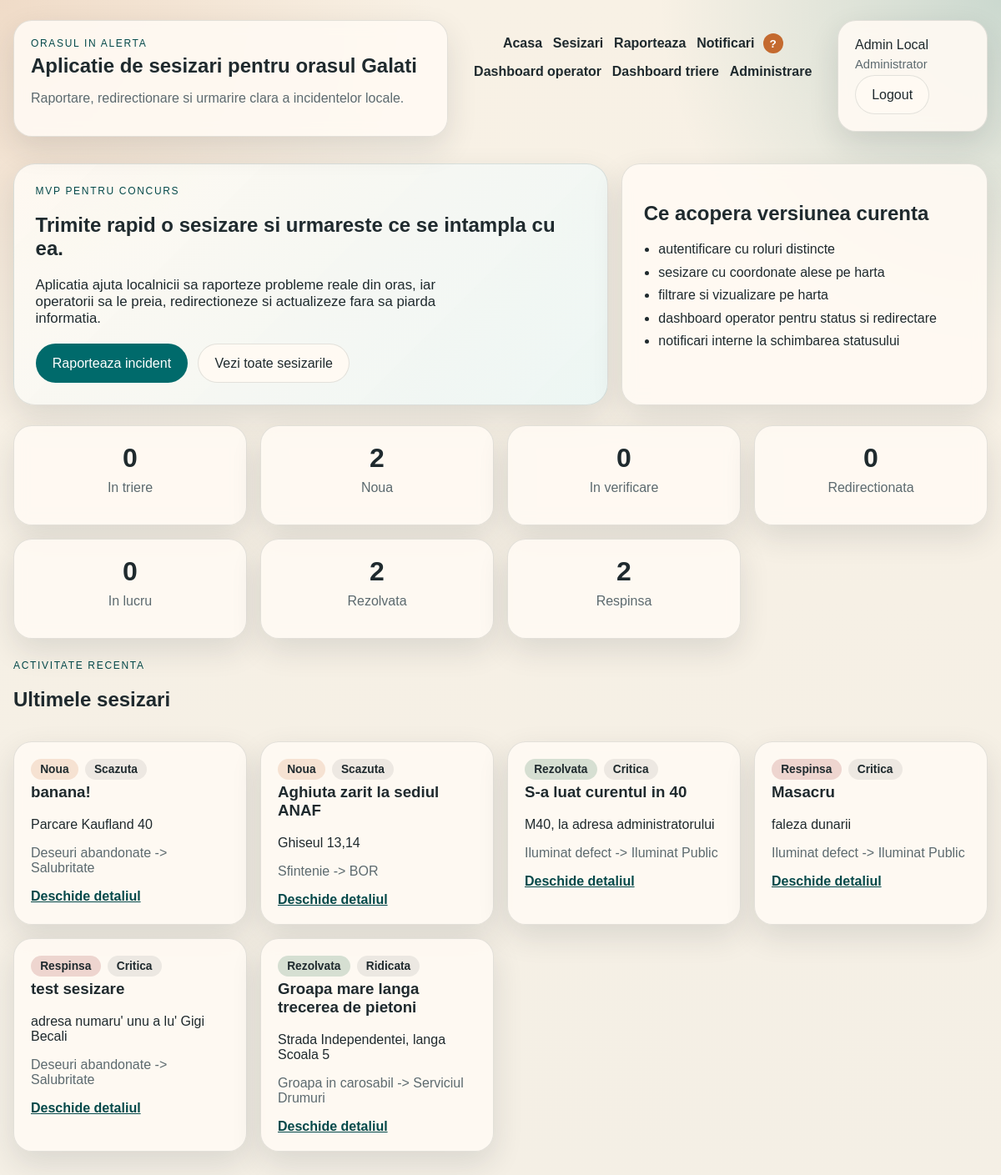
The page / (signed in) on the database its author committed.
### app/models/entities.py (models this page shows, shortened)
class User(UserMixin, db.Model):
    __tablename__ = "users"
    id = db.Column(db.Integer, primary_key=True)
    full_name = db.Column(db.String(120), nullable=False)
    email = db.Column(db.String(255), nullable=False, unique=True)
    password_hash = db.Column(db.String(255), nullable=False)
    role = db.Column(db.String(32), nullable=False, default="citizen")
    department_id = db.Column(db.Integer, db.ForeignKey("departments.id"))
    created_at = db.Column(db.DateTime, default=utc_now, nullable=False)
    department = db.relationship("Department", back_populates="users")
    incidents = db.relationship("Incident", back_populates="creator", foreign_keys="Incident.created_by_id")
    updates = db.relationship("IncidentUpdate", back_populates="author")
    notifications = db.relationship("Notification", back_populates="user", cascade="all, delete-orphan")
    @property
    def role_label(self) -> str:
        return ROLE_LABELS.get(self.role, self.role)

class Incident(db.Model):
    __tablename__ = "incidents"
    id = db.Column(db.Integer, primary_key=True)
    title = db.Column(db.String(200), nullable=False)
    description = db.Column(db.Text, nullable=False)
    address = db.Column(db.String(255), nullable=False)
    latitude = db.Column(db.Float, nullable=False)
    longitude = db.Column(db.Float, nullable=False)
    priority = db.Column(db.String(32), nullable=False, default="medie")
    status = db.Column(db.String(32), nullable=False, default="noua")
    created_by_id = db.Column(db.Integer, db.ForeignKey("users.id"), nullable=False)
    category_id = db.Column(db.Integer, db.ForeignKey("incident_categories.id"), nullable=False)
    suggested_department_id = db.Column(db.Integer, db.ForeignKey("departments.id"))
    assigned_department_id = db.Column(db.Integer, db.ForeignKey("departments.id"))
    created_at = db.Column(db.DateTime, default=utc_now, nullable=False)
    updated_at = db.Column(db.DateTime, default=utc_now, nullable=False, onupdate=utc_now)
    creator = db.relationship("User", back_populates="incidents", foreign_keys=[created_by_id])
    category = db.relationship("Category", back_populates="incidents")
    suggested_department = db.relationship(
        "Department",
        back_populates="suggested_incidents",
        foreign_keys=[suggested_department_id],
    )
    assigned_department = db.relationship(
        "Department",
        back_populates="incidents",
        foreign_keys=[assigned_department_id],
    )
    photos = db.relationship(
        "IncidentPhoto",
        back_populates="incident",
        cascade="all, delete-orphan",
        order_by="IncidentPhoto.created_at.asc()",
    )
    updates = db.relationship(
        "IncidentUpdate",
        back_populates="incident",
        cascade="all, delete-orphan",
        order_by="IncidentUpdate.created_at.desc()",
    )
    notifications = db.relationship("Notification", back_populates="incident")
    @property
    def priority_label(self) -> str:
        return PRIORITY_LABELS.get(self.priority, self.priority)
    @property
    def status_label(self) -> str:
        return STATUS_LABELS.get(self.status, self.status)
    @property
    def display_department_label(self) -> str:
        if self.status == "in_triere":
            if self.suggested_department is not None:
                return f"Sugerat: {self.suggested_department.name}"
            return "In asteptarea trierii"
        if self.assigned_department is not None:
            return self.assigned_department.name
        return "-"

class Category(db.Model):
    __tablename__ = "incident_categories"
    id = db.Column(db.Integer, primary_key=True)
    name = db.Column(db.String(120), nullable=False, unique=True)
    description = db.Column(db.Text, nullable=False)
    default_department_id = db.Column(db.Integer, db.ForeignKey("departments.id"))
    created_at = db.Column(db.DateTime, default=utc_now, nullable=False)
    default_department = db.relationship("Department", back_populates="categories")
    incidents = db.relationship("Incident", back_populates="category")

class Department(db.Model):
    __tablename__ = "departments"
    id = db.Column(db.Integer, primary_key=True)
    name = db.Column(db.String(120), nullable=False, unique=True)
    description = db.Column(db.Text, nullable=False)
    contact_email = db.Column(db.String(255), nullable=False)
    created_at = db.Column(db.DateTime, default=utc_now, nullable=False)
    categories = db.relationship("Category", back_populates="default_department")
    users = db.relationship("User", back_populates="department")
    incidents = db.relationship(
        "Incident",
        back_populates="assigned_department",
        foreign_keys="Incident.assigned_department_id",
    )
    suggested_incidents = db.relationship(
        "Incident",
        back_populates="suggested_department",
        foreign_keys="Incident.suggested_department_id",
    )

### app/routes/web.py (the view)
@web_bp.get("/")
def home():
    service = build_incident_service()
    return render_template("home.html", page_title="Platforma de raportare", **service.homepage_data())

### app/repositories/category_repository.py (called while the page is built)
    def count(self) -> int:
        return Category.query.count()

### app/repositories/department_repository.py (called while the page is built)
    def count(self) -> int:
        return Department.query.count()

### app/repositories/incident_repository.py (called while the page is built)
    def _base_query(self):
        return Incident.query.options(
            joinedload(Incident.creator),
            joinedload(Incident.category),
            joinedload(Incident.suggested_department),
            joinedload(Incident.assigned_department),
            joinedload(Incident.photos),
            joinedload(Incident.updates).joinedload(IncidentUpdate.author),
        )

    def counts_by_status(self) -> dict[str, int]:
        counts = {
            status: 0
            for status in [
                "in_triere",
                "noua",
                "in_verificare",
                "redirectionata",
                "in_lucru",
                "rezolvata",
                "respinsa",
            ]
        }
        for status, total in db.session.query(Incident.status, db.func.count(Incident.id)).group_by(Incident.status).all():
            counts[status] = total
        return counts

    def recent(self, limit: int = 5) -> list[Incident]:
        return self._base_query().order_by(Incident.created_at.desc()).limit(limit).all()

### app/routes/web.py (called while the page is built)
def build_incident_service() -> IncidentService:
    return IncidentService(
        IncidentRepository(),
        CategoryRepository(),
        DepartmentRepository(),
        UserRepository(),
        NotificationRepository(),
        IncidentPhotoRepository(),
    )

### app/services/incident_service.py (called while the page is built)
    def homepage_data(self) -> dict:
        return {
            "status_counts": self.incident_repository.counts_by_status(),
            "recent_incidents": self.incident_repository.recent(limit=6),
            "department_count": self.department_repository.count(),
            "category_count": self.category_repository.count(),
        }

### app/templates/home.html
{% extends "base.html" %}
{% block content %}
<section class="hero-shell">
    <div class="hero-copy-block">
        <p class="eyebrow">MVP pentru concurs</p>
        <h1>Trimite rapid o sesizare si urmareste ce se intampla cu ea.</h1>
        <p class="hero-copy">
            Aplicatia ajuta localnicii sa raporteze probleme reale din oras, iar operatorii sa le preia,
            redirectioneze si actualizeze fara sa piarda informatia.
        </p>
        <div class="hero-actions">
            {% if current_user.is_authenticated %}
                <a class="button-link" href="{{ url_for('web.new_incident') }}">Raporteaza incident</a>
                <a class="ghost-button" href="{{ url_for('web.incidents') }}">Vezi toate sesizarile</a>
            {% else %}
                <a class="button-link" href="{{ url_for('web.register') }}">Creeaza cont</a>
                <a class="ghost-button" href="{{ url_for('web.login') }}">Intra in aplicatie</a>
            {% endif %}
        </div>
    </div>
    <div class="hero-panel">
        <h2>Ce acopera versiunea curenta</h2>
        <ul class="feature-list">
            <li>autentificare cu roluri distincte</li>
            <li>sesizare cu coordonate alese pe harta</li>
            <li>filtrare si vizualizare pe harta</li>
            <li>dashboard operator pentru status si redirectare</li>
            <li>notificari interne la schimbarea statusului</li>
        </ul>
    </div>
</section>
<section class="stat-grid" aria-label="Rezumat platforma">
    {% for key, total in status_counts.items() %}
        <article class="stat-card">
            <p class="stat-value">{{ total }}</p>
            <p class="stat-label">{{ status_labels[key] }}</p>
        </article>
    {% endfor %}
</section>
<section class="section-header">
    <div>
        <p class="eyebrow">Activitate recenta</p>
        <h2>Ultimele sesizari</h2>
    </div>
</section>
<section class="card-grid">
    {% for incident in recent_incidents %}
        <article class="card">
            <div class="card-tags">
                <span class="pill pill-{{ incident.status }}">{{ incident.status_label }}</span>
                <span class="pill pill-neutral">{{ incident.priority_label }}</span>
            </div>
            <h3>{{ incident.title }}</h3>
            <p>{{ incident.address }}</p>
            <p class="muted-text">{{ incident.category.name }} -> {{ incident.display_department_label }}</p>
            {% if current_user.is_authenticated %}
                <a class="text-link" href="{{ url_for('web.incident_detail', incident_id=incident.id) }}">Deschide detaliul</a>
            {% endif %}
        </article>
    {% else %}
        <article class="card">
            <h3>Nu exista sesizari inca</h3>
            <p>Ruleaza `python seed.py` sau creeaza prima sesizare dupa autentificare.</p>
        </article>
    {% endfor %}
</section>
{% endblock %}

### app/templates/base.html (shortened to what this page needs)
<!DOCTYPE html>
<html lang="ro">
<head>
    <link rel="stylesheet" href="{{ url_for('static', filename='styles.css') }}">
</head>
<body
    data-map-default-lat="{{ config.MAP_DEFAULT_LAT }}"
    data-map-default-lng="{{ config.MAP_DEFAULT_LNG }}"
    data-map-default-zoom="{{ config.MAP_DEFAULT_ZOOM }}"
    {% if current_user.is_authenticated %}
        data-unread-url="{{ url_for('api.unread_notifications') }}"
    {% endif %}
>
    <header class="site-header">
        <div class="brand-block">
            <p class="eyebrow">{{ config.APP_NAME }}</p>
            <a class="brand-title" href="{{ url_for('web.home') }}">Aplicatie de sesizari pentru orasul Galati</a>
            <p class="brand-copy">Raportare, redirectionare si urmarire clara a incidentelor locale.</p>
        </div>
        <nav class="site-nav" aria-label="Meniu principal">
            <a href="{{ url_for('web.home') }}">Acasa</a>
            {% if current_user.is_authenticated %}
                <a href="{{ url_for('web.incidents') }}">Sesizari</a>
                <a href="{{ url_for('web.new_incident') }}">Raporteaza</a>
                <a href="{{ url_for('web.notifications') }}">
                    Notificari
                    <span class="badge" id="notification-count" aria-live="polite">0</span>
                </a>
                {% if current_user.role in ["operator", "admin"] %}
                    <a href="{{ url_for('web.operator_dashboard') }}">Dashboard operator</a>
                {% endif %}
                {% if current_user.role in ["dispatcher", "admin"] %}
                    <a href="{{ url_for('web.dispatcher_dashboard') }}">Dashboard triere</a>
                {% endif %}
                {% if current_user.role == "admin" %}
                    <a href="{{ url_for('web.admin_dashboard') }}">Administrare</a>
                {% endif %}
            {% endif %}
        </nav>
        <div class="account-panel">
            {% if current_user.is_authenticated %}
                <p class="account-name">{{ current_user.full_name }}</p>
                <p class="account-role">{{ current_user.role_label }}</p>
                <form method="post" action="{{ url_for('web.logout') }}">
                    <button type="submit" class="ghost-button">Logout</button>
                </form>
            {% else %}
                <a class="ghost-button" href="{{ url_for('web.login') }}">Login</a>
                <a class="button-link" href="{{ url_for('web.register') }}">Cont nou</a>
            {% endif %}
        </div>
    </header>
    <main class="page-shell" id="main-content">
        {% block content %}{% endblock %}
    </main>
</body>
</html>

### rows shown on the page
User: full_name "Admin Local", role_label "Administrator"
Incident: status_label "Noua", priority_label "Scazuta", title "banana!", address "Parcare Kaufland 40", category.name "Deseuri abandonate", display_department_label "Salubritate"
Incident: status_label "Noua", priority_label "Scazuta", title "Aghiuta zarit la sediul ANAF", address "Ghiseul 13,14", category.name "Sfintenie", display_department_label "BOR"
Incident: status_label "Rezolvata", priority_label "Critica", title "S-a luat curentul in 40", address "M40, la adresa administratorului", category.name "Iluminat defect", display_department_label "Iluminat Public"
Incident: status_label "Respinsa", priority_label "Critica", title "Masacru", address "faleza dunarii", category.name "Iluminat defect", display_department_label "Iluminat Public"
Incident: status_label "Respinsa", priority_label "Critica", title "test sesizare", address "adresa numaru' unu a lu' Gigi Becali", category.name "Deseuri abandonate", display_department_label "Salubritate"
Incident: status_label "Rezolvata", priority_label "Ridicata", title "Groapa mare langa trecerea de pietoni", address "Strada Independentei, langa Scoala 5", category.name "Groapa in carosabil", display_department_label "Serviciul Drumuri"

### other values the page prints
{{ config.APP_NAME }} "ORASUL IN ALERTA"
{{ total }} "0" "2" "0" "0" "0" "2" "2"
{{ status_labels[key] }} "In triere" "Noua" "In verificare" "Redirectionata" "In lucru" "Rezolvata" "Respinsa"
